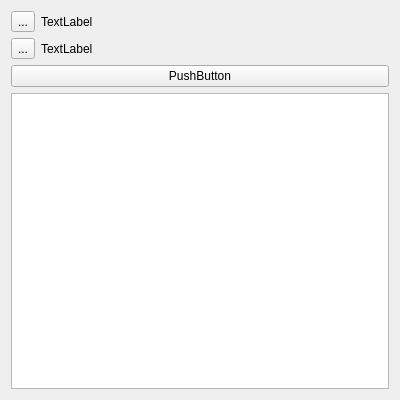
<?xml version="1.0" encoding="UTF-8"?>
<ui version="4.0">
 <class>Form</class>
 <widget class="QWidget" name="Form">
  <property name="geometry">
   <rect>
    <x>0</x>
    <y>0</y>
    <width>400</width>
    <height>400</height>
   </rect>
  </property>
  <property name="windowTitle">
   <string>Form</string>
  </property>
  <layout class="QGridLayout" name="gridLayout_2">
   <item row="0" column="0">
    <layout class="QGridLayout" name="gridLayout">
     <item row="0" column="0">
      <widget class="QToolButton" name="toolButton">
       <property name="text">
        <string>...</string>
       </property>
      </widget>
     </item>
     <item row="0" column="1">
      <widget class="QLabel" name="label">
       <property name="text">
        <string>TextLabel</string>
       </property>
      </widget>
     </item>
     <item row="1" column="0">
      <widget class="QToolButton" name="toolButton_2">
       <property name="text">
        <string>...</string>
       </property>
      </widget>
     </item>
     <item row="1" column="1">
      <widget class="QLabel" name="label_2">
       <property name="text">
        <string>TextLabel</string>
       </property>
      </widget>
     </item>
     <item row="2" column="0" colspan="2">
      <widget class="QPushButton" name="pushButton">
       <property name="text">
        <string>PushButton</string>
       </property>
      </widget>
     </item>
     <item row="3" column="0" colspan="2">
      <widget class="QTextBrowser" name="textBrowser"/>
     </item>
    </layout>
   </item>
  </layout>
 </widget>
 <resources/>
 <connections/>
</ui>
